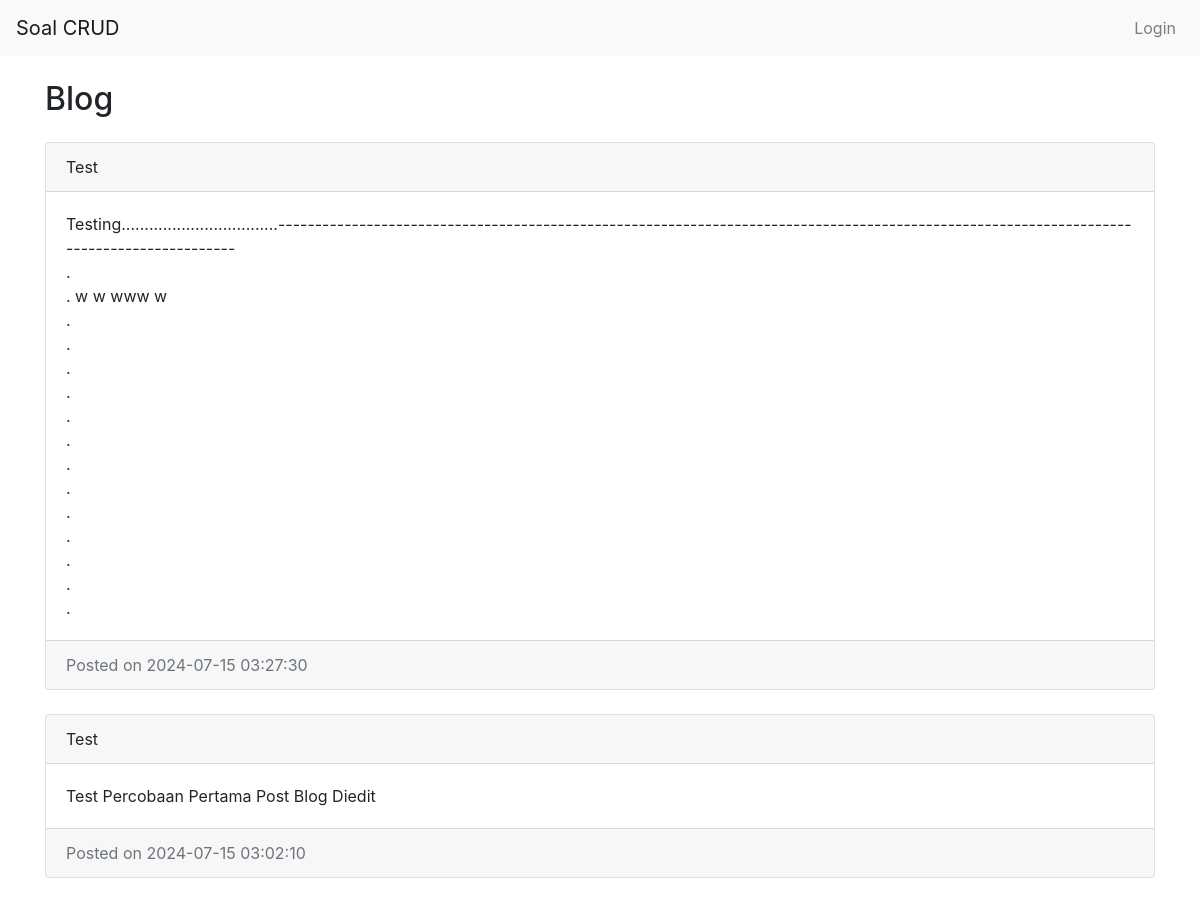
Screenshot of /CRUD/index.php with the database file from the repository.
### tables this page shows
CREATE TABLE `posts` (
  `id` int(11) NOT NULL,
  `judul` varchar(255) NOT NULL,
  `isi` text NOT NULL,
  `tanggal` timestamp NOT NULL DEFAULT current_timestamp()
);

### CRUD/index.php (the view, shortened to what this page needs)
<?php
$servername = "localhost";
$username = "root";
$password = "";
$dbname = "soal_crud";
$conn = new mysqli($servername, $username, $password, $dbname);
$sql = "SELECT * FROM posts ORDER BY tanggal DESC";
$result = $conn->query($sql);
?>
<!DOCTYPE html>
<html>
<head>
    <link href="https://maxcdn.bootstrapcdn.com/bootstrap/4.5.2/css/bootstrap.min.css" rel="stylesheet">
</head>
<body>
    <nav class="navbar navbar-expand-lg navbar-light bg-light">
        <a class="navbar-brand" href="index.php">Soal CRUD</a>
        <div class="collapse navbar-collapse" id="navbarNav">
            <ul class="navbar-nav ml-auto">
                <?php if (isset($_SESSION['username'])): ?>
                    <li class="nav-item">
                        <a class="nav-link" href="admin/admin.php">Dashboard</a>
                    </li>
                    <li class="nav-item">
                        <a class="nav-link" href="auth/logout.php">Logout</a>
                    </li>
                <?php else: ?>
                    <li class="nav-item">
                        <a class="nav-link" href="auth/login.php">Login</a>
                    </li>
                <?php endif; ?>
            </ul>
        </div>
    </nav>
    <div class="container">
        <h2 class="my-4">Blog</h2>
        <?php while ($row = $result->fetch_assoc()): ?>
            <div class="card mb-4">
                <div class="card-header">
                    <?php echo htmlspecialchars($row['judul']); ?>
                </div>
                <div class="card-body">
                    <p class="card-text"><?php echo nl2br(htmlspecialchars($row['isi'])); ?></p>
                </div>
                <div class="card-footer text-muted">
                    Posted on <?php echo $row['tanggal']; ?>
                </div>
            </div>
        <?php endwhile; ?>
    </div>
</body>
</html>

### rows the page displays
posts: judul "Test", isi "Testing..................................------------------------------------------------------------------------------------------------------------------------------------------- . . w w www w . . . . . . . . . . . . .", tanggal "2024-07-15 03:27:30"
posts: judul "Test", isi "Test Percobaan Pertama Post Blog Diedit", tanggal "2024-07-15 03:02:10"
